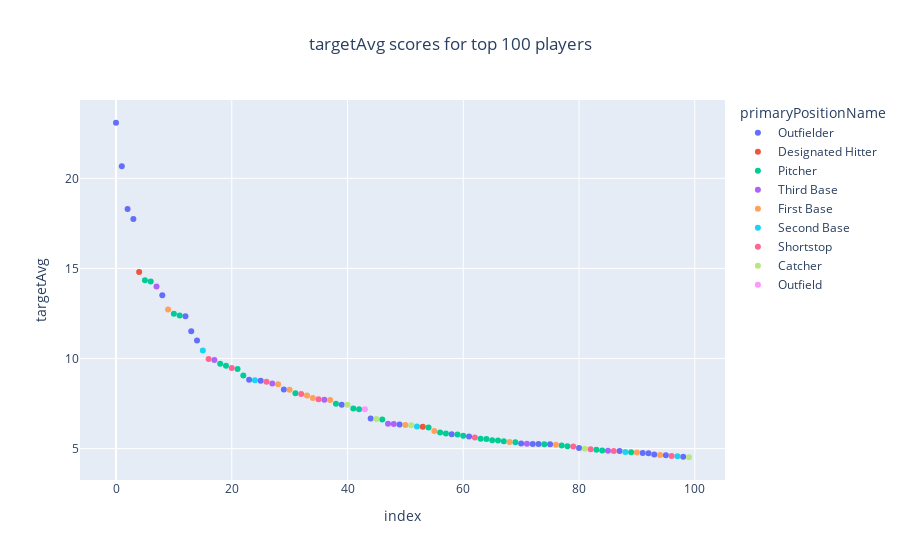
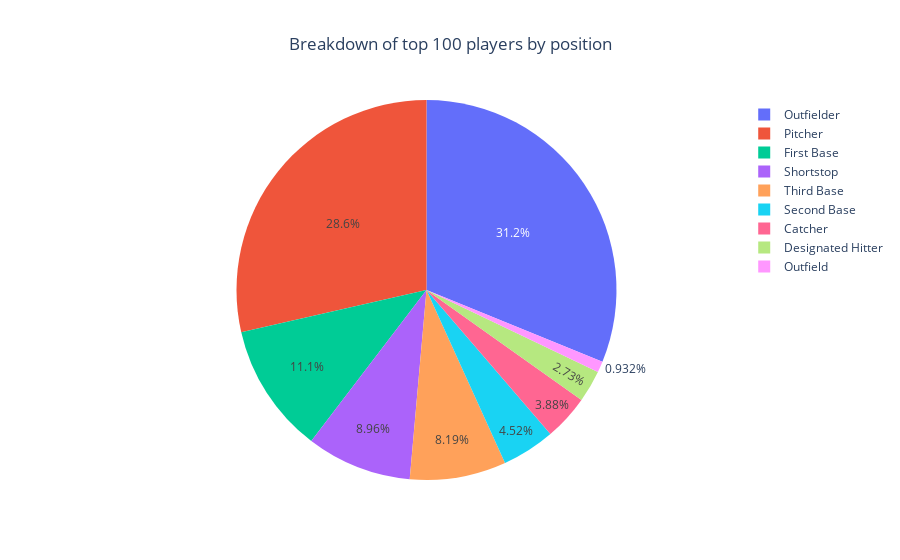

Notebook code for these charts, in order:
### Code cell
player_high100=player_high.head(100)

top100_players=pd.merge(left=player_high100,right=players_info,left_on='playerId',right_on='playerId',how='inner')
top100_players

fig=px.scatter(top100_players,y='targetAvg',color='primaryPositionName',title='TargetAvg scores for top 100 players')
fig.update_layout(title_x=0.5)
fig.show()

fig1 = px.pie(top100_players, values='targetAvg', names='primaryPositionName', title='Breakdown of top 100 players by position')
fig1.update_layout(title_x=0.5)
fig1.show()

### Figure 1 — Plotly figure (JSON) as saved in the notebook; plotly's stock layout.template omitted (floating-point values rounded to 4 significant figures)
{"data": [{"hovertemplate": "primaryPositionName=Outfielder<br>index=%{x}<br>targetAvg=%{y}<extra></extra>", "legendgroup": "Outfielder", "marker": {"color": "#636efa", "symbol": "circle"}, "mode": "markers", "name": "Outfielder", "orientation": "v", "showlegend": true, "type": "scatter", "x": [0, 1, 2, 3, 8, 12, 13, 14, 23, 25, 29, 39, 44, 49, 58, 61, 70, 72, 73, 75, 80, 87, 91, 92, 93, 95, 98], "xaxis": "x", "y": [23.08, 20.67, 18.3, 17.74, 13.51, 12.34, 11.51, 11.0, 8.825, 8.762, 8.277, 7.432, 6.666, 6.337, 5.795, 5.671, 5.29, 5.257, 5.253, 5.24, 5.039, 4.865, 4.763, 4.749, 4.675, 4.636, 4.552], "yaxis": "y"}, {"hovertemplate": "primaryPositionName=Designated Hitter<br>index=%{x}<br>targetAvg=%{y}<extra></extra>", "legendgroup": "Designated Hitter", "marker": {"color": "#EF553B", "symbol": "circle"}, "mode": "markers", "name": "Designated Hitter", "orientation": "v", "showlegend": true, "type": "scatter", "x": [4, 53], "xaxis": "x", "y": [14.8, 6.215], "yaxis": "y"}, {"hovertemplate": "primaryPositionName=Pitcher<br>index=%{x}<br>targetAvg=%{y}<extra></extra>", "legendgroup": "Pitcher", "marker": {"color": "#00cc96", "symbol": "circle"}, "mode": "markers", "name": "Pitcher", "orientation": "v", "showlegend": true, "type": "scatter", "x": [5, 6, 10, 11, 18, 19, 21, 22, 31, 38, 41, 42, 46, 54, 56, 57, 59, 60, 63, 64, 65, 66, 67, 69, 74, 77, 78, 83, 84, 89], "xaxis": "x", "y": [14.35, 14.27, 12.49, 12.38, 9.704, 9.604, 9.426, 9.062, 8.076, 7.486, 7.225, 7.19, 6.612, 6.168, 5.89, 5.844, 5.784, 5.72, 5.543, 5.54, 5.464, 5.447, 5.405, 5.357, 5.249, 5.17, 5.134, 4.941, 4.891, 4.804], "yaxis": "y"}, {"hovertemplate": "primaryPositionName=Third Base<br>index=%{x}<br>targetAvg=%{y}<extra></extra>", "legendgroup": "Third Base", "marker": {"color": "#ab63fa", "symbol": "circle"}, "mode": "markers", "name": "Third Base", "orientation": "v", "showlegend": true, "type": "scatter", "x": [7, 17, 27, 36, 47, 48, 71, 85], "xaxis": "x", "y": [14.0, 9.919, 8.608, 7.714, 6.383, 6.369, 5.266, 4.887], "yaxis": "y"}, {"hovertemplate": "primaryPositionName=First Base<br>index=%{x}<br>targetAvg=%{y}<extra></extra>", "legendgroup": "First Base", "marker": {"color": "#FFA15A", "symbol": "circle"}, "mode": "markers", "name": "First Base", "orientation": "v", "showlegend": true, "type": "scatter", "x": [9, 28, 30, 33, 34, 37, 50, 55, 68, 76, 90, 94], "xaxis": "x", "y": [12.72, 8.576, 8.262, 7.955, 7.805, 7.706, 6.307, 5.982, 5.362, 5.221, 4.78, 4.646], "yaxis": "y"}, {"hovertemplate": "primaryPositionName=Second Base<br>index=%{x}<br>targetAvg=%{y}<extra></extra>", "legendgroup": "Second Base", "marker": {"color": "#19d3f3", "symbol": "circle"}, "mode": "markers", "name": "Second Base", "orientation": "v", "showlegend": true, "type": "scatter", "x": [15, 24, 52, 88, 97], "xaxis": "x", "y": [10.44, 8.79, 6.233, 4.819, 4.581], "yaxis": "y"}, {"hovertemplate": "primaryPositionName=Shortstop<br>index=%{x}<br>targetAvg=%{y}<extra></extra>", "legendgroup": "Shortstop", "marker": {"color": "#FF6692", "symbol": "circle"}, "mode": "markers", "name": "Shortstop", "orientation": "v", "showlegend": true, "type": "scatter", "x": [16, 20, 26, 32, 35, 62, 79, 82, 86, 96], "xaxis": "x", "y": [9.974, 9.469, 8.705, 8.031, 7.734, 5.613, 5.121, 4.962, 4.869, 4.597], "yaxis": "y"}, {"hovertemplate": "primaryPositionName=Catcher<br>index=%{x}<br>targetAvg=%{y}<extra></extra>", "legendgroup": "Catcher", "marker": {"color": "#B6E880", "symbol": "circle"}, "mode": "markers", "name": "Catcher", "orientation": "v", "showlegend": true, "type": "scatter", "x": [40, 45, 51, 81, 99], "xaxis": "x", "y": [7.43, 6.645, 6.295, 4.989, 4.522], "yaxis": "y"}, {"hovertemplate": "primaryPositionName=Outfield<br>index=%{x}<br>targetAvg=%{y}<extra></extra>", "legendgroup": "Outfield", "marker": {"color": "#FF97FF", "symbol": "circle"}, "mode": "markers", "name": "Outfield", "orientation": "v", "showlegend": true, "type": "scatter", "x": [43], "xaxis": "x", "y": [7.188], "yaxis": "y"}], "layout": {"legend": {"title": {"text": "primaryPositionName"}, "tracegroupgap": 0}, "title": {"text": "targetAvg scores for top 100 players", "x": 0.5}, "xaxis": {"anchor": "y", "domain": [0, 1], "title": {"text": "index"}}, "yaxis": {"anchor": "x", "domain": [0, 1], "title": {"text": "targetAvg"}}}}

### Figure 2 — Plotly figure (JSON) as saved in the notebook; plotly's stock layout.template omitted (floating-point values rounded to 4 significant figures)
{"data": [{"domain": {"x": [0, 1], "y": [0, 1]}, "hovertemplate": "primaryPositionName=%{label}<br>targetAvg=%{value}<extra></extra>", "labels": ["Outfielder", "Outfielder", "Outfielder", "Outfielder", "Designated Hitter", "Pitcher", "Pitcher", "Third Base", "Outfielder", "First Base", "Pitcher", "Pitcher", "Outfielder", "Outfielder", "Outfielder", "Second Base", "Shortstop", "Third Base", "Pitcher", "Pitcher", "Shortstop", "Pitcher", "Pitcher", "Outfielder", "Second Base", "Outfielder", "Shortstop", "Third Base", "First Base", "Outfielder", "First Base", "Pitcher", "Shortstop", "First Base", "First Base", "Shortstop", "Third Base", "First Base", "Pitcher", "Outfielder", "Catcher", "Pitcher", "Pitcher", "Outfield", "Outfielder", "Catcher", "Pitcher", "Third Base", "Third Base", "Outfielder", "First Base", "Catcher", "Second Base", "Designated Hitter", "Pitcher", "First Base", "Pitcher", "Pitcher", "Outfielder", "Pitcher", "Pitcher", "Outfielder", "Shortstop", "Pitcher", "Pitcher", "Pitcher", "Pitcher", "Pitcher", "First Base", "Pitcher", "Outfielder", "Third Base", "Outfielder", "Outfielder", "Pitcher", "Outfielder", "First Base", "Pitcher", "Pitcher", "Shortstop", "Outfielder", "Catcher", "Shortstop", "Pitcher", "Pitcher", "Third Base", "Shortstop", "Outfielder", "Second Base", "Pitcher", "First Base", "Outfielder", "Outfielder", "Outfielder", "First Base", "Outfielder", "Shortstop", "Second Base", "Outfielder", "Catcher"], "legendgroup": "", "name": "", "showlegend": true, "type": "pie", "values": [23.08, 20.67, 18.3, 17.74, 14.8, 14.35, 14.27, 14.0, 13.51, 12.72, 12.49, 12.38, 12.34, 11.51, 11.0, 10.44, 9.974, 9.919, 9.704, 9.604, 9.469, 9.426, 9.062, 8.825, 8.79, 8.762, 8.705, 8.608, 8.576, 8.277, 8.262, 8.076, 8.031, 7.955, 7.805, 7.734, 7.714, 7.706, 7.486, 7.432, 7.43, 7.225, 7.19, 7.188, 6.666, 6.645, 6.612, 6.383, 6.369, 6.337, 6.307, 6.295, 6.233, 6.215, 6.168, 5.982, 5.89, 5.844, 5.795, 5.784, 5.72, 5.671, 5.613, 5.543, 5.54, 5.464, 5.447, 5.405, 5.362, 5.357, 5.29, 5.266, 5.257, 5.253, 5.249, 5.24, 5.221, 5.17, 5.134, 5.121, 5.039, 4.989, 4.962, 4.941, 4.891, 4.887, 4.869, 4.865, 4.819, 4.804, 4.78, 4.763, 4.749, 4.675, 4.646, 4.636, 4.597, 4.581, 4.552, 4.522]}], "layout": {"legend": {"tracegroupgap": 0}, "title": {"text": "Breakdown of top 100 players by position", "x": 0.5}}}
